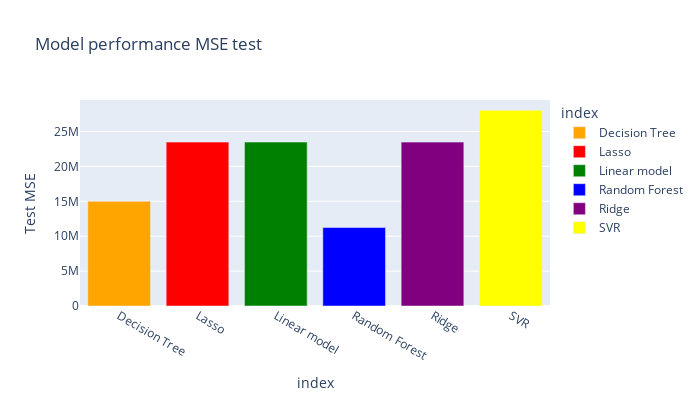

The notebook cell this image was saved under:
### Code cell
px.bar(Model_Performance2, y =Model_Performance2['Test MSE'],
       color_discrete_sequence=[
                 "orange", "red", "green", "blue", "purple","yellow"],
       title="Model performance MSE test",
       color = Model_Performance2.index, width =700, height=400)

### Figure 1 — Plotly figure (JSON) as saved in the notebook; plotly's stock layout.template omitted (floating-point values rounded to 4 significant figures)
{"data": [{"alignmentgroup": "True", "hovertemplate": "index=%{x}<br>Test MSE=%{y}<extra></extra>", "legendgroup": "Decision Tree", "marker": {"color": "orange", "pattern": {"shape": ""}}, "name": "Decision Tree", "offsetgroup": "Decision Tree", "orientation": "v", "showlegend": true, "textposition": "auto", "type": "bar", "x": ["Decision Tree"], "xaxis": "x", "y": [14990000.0], "yaxis": "y"}, {"alignmentgroup": "True", "hovertemplate": "index=%{x}<br>Test MSE=%{y}<extra></extra>", "legendgroup": "Lasso", "marker": {"color": "red", "pattern": {"shape": ""}}, "name": "Lasso", "offsetgroup": "Lasso", "orientation": "v", "showlegend": true, "textposition": "auto", "type": "bar", "x": ["Lasso"], "xaxis": "x", "y": [23480000.0], "yaxis": "y"}, {"alignmentgroup": "True", "hovertemplate": "index=%{x}<br>Test MSE=%{y}<extra></extra>", "legendgroup": "Linear model", "marker": {"color": "green", "pattern": {"shape": ""}}, "name": "Linear model", "offsetgroup": "Linear model", "orientation": "v", "showlegend": true, "textposition": "auto", "type": "bar", "x": ["Linear model"], "xaxis": "x", "y": [23480000.0], "yaxis": "y"}, {"alignmentgroup": "True", "hovertemplate": "index=%{x}<br>Test MSE=%{y}<extra></extra>", "legendgroup": "Random Forest", "marker": {"color": "blue", "pattern": {"shape": ""}}, "name": "Random Forest", "offsetgroup": "Random Forest", "orientation": "v", "showlegend": true, "textposition": "auto", "type": "bar", "x": ["Random Forest"], "xaxis": "x", "y": [11240000.0], "yaxis": "y"}, {"alignmentgroup": "True", "hovertemplate": "index=%{x}<br>Test MSE=%{y}<extra></extra>", "legendgroup": "Ridge", "marker": {"color": "purple", "pattern": {"shape": ""}}, "name": "Ridge", "offsetgroup": "Ridge", "orientation": "v", "showlegend": true, "textposition": "auto", "type": "bar", "x": ["Ridge"], "xaxis": "x", "y": [23480000.0], "yaxis": "y"}, {"alignmentgroup": "True", "hovertemplate": "index=%{x}<br>Test MSE=%{y}<extra></extra>", "legendgroup": "SVR", "marker": {"color": "yellow", "pattern": {"shape": ""}}, "name": "SVR", "offsetgroup": "SVR", "orientation": "v", "showlegend": true, "textposition": "auto", "type": "bar", "x": ["SVR"], "xaxis": "x", "y": [28040000.0], "yaxis": "y"}], "layout": {"barmode": "relative", "height": 400, "legend": {"title": {"text": "index"}, "tracegroupgap": 0}, "title": {"text": "Model performance MSE test"}, "width": 700, "xaxis": {"anchor": "y", "categoryarray": ["Decision Tree", "Lasso", "Linear model", "Random Forest", "Ridge", "SVR"], "categoryorder": "array", "domain": [0, 1], "title": {"text": "index"}}, "yaxis": {"anchor": "x", "domain": [0, 1], "title": {"text": "Test MSE"}}}}
